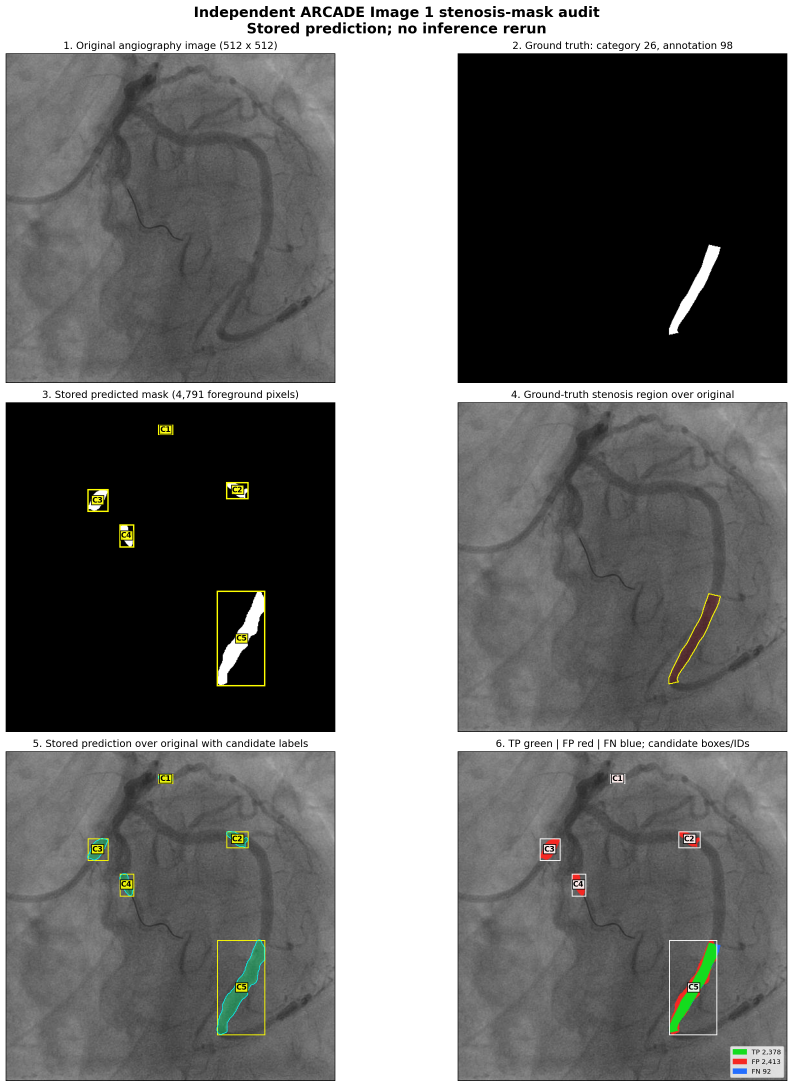
#> input picture artery-preprocessing-project/reports/independent_stenosis_audit_image1_20261125/arcade_image_1_independent_comparison.png, 2379 x 3260 px (shown at 1/3 size)
$ python -i pipeline.py   (imports and definitions only)
#> lines starting #> are read from the running program, lines starting #| are printed output that depends on the picture
from __future__ import annotations

import json
import math
from dataclasses import dataclass, field
from pathlib import Path

import cv2
import numpy as np
from PIL import Image, UnidentifiedImageError

from app.preprocessing.exceptions import (
    ImageValidationError,
    PreprocessingParameterError,
    UnsupportedImageError,
)
from app.utils.files import SUPPORTED_EXTENSIONS

try:
    import pydicom
    from pydicom.errors import InvalidDicomError
except ImportError:  # pragma: no cover
    pydicom = None
    InvalidDicomError = Exception


RASTER_EXTENSIONS = {".png", ".jpg", ".jpeg"}
DICOM_EXTENSIONS = {".dcm", ".dicom"}


@dataclass
class LoadedImage:
    array: np.ndarray
    format: str
    width: int
    height: int
    metadata: dict = field(default_factory=dict)
    is_dicom: bool = False


# [185 lines left out: functions validate_image, _apply_photometric, _dicom_pixel_spacing_metadata, _load_dicom, _load_raster, load_image and 2 more, not called in this run]


def _to_gray_u8(array: np.ndarray) -> np.ndarray:
    if array.ndim == 3:
        if array.shape[2] == 4:
            array = cv2.cvtColor(array.astype(np.uint8), cv2.COLOR_RGBA2GRAY)
        elif array.shape[2] == 3:
            array = cv2.cvtColor(_display_u8(array), cv2.COLOR_RGB2GRAY)
#> in _display_u8, `min_v, max_v = float(np.min(working)), float(np.max(working))`: min_v = 0; max_v = 255
        else:
            array = array[:, :, 0]
    working = array.astype(np.float32)
#> working: shape (3260, 2379) float32
    min_v, max_v = float(np.min(working)), float(np.max(working))
#> min_v = 0; max_v = 255
    if max_v - min_v < 1e-8:
        return np.zeros(working.shape, dtype=np.uint8)
    scaled = (working - min_v) / (max_v - min_v)
#> scaled: shape (3260, 2379) float32
    return (scaled * 255.0).clip(0, 255).astype(np.uint8)


def _display_u8(array: np.ndarray) -> np.ndarray:
    working = array.astype(np.float32)
    min_v, max_v = float(np.min(working)), float(np.max(working))
    if max_v - min_v < 1e-8:
        scaled = np.zeros_like(working)
    else:
        scaled = (working - min_v) / (max_v - min_v)
    u8 = (scaled * 255.0).clip(0, 255).astype(np.uint8)
    if u8.ndim == 2:
        return u8
    if u8.shape[2] == 4:
        return cv2.cvtColor(u8, cv2.COLOR_RGBA2RGB)
    return u8


# [12 lines left out: function reduce_noise, not called in this run]


def enhance_contrast(array: np.ndarray, method: str = "clahe", clip_limit: float = 2.0, tile_size: int = 8) -> np.ndarray:
    if method in {"none", None}:
        return array
    if method != "clahe":
        raise PreprocessingParameterError("Unknown contrast-enhancement method.")
    gray = _to_gray_u8(array)
    clahe = cv2.createCLAHE(clipLimit=float(clip_limit), tileGridSize=(tile_size, tile_size))
    enhanced = clahe.apply(gray)
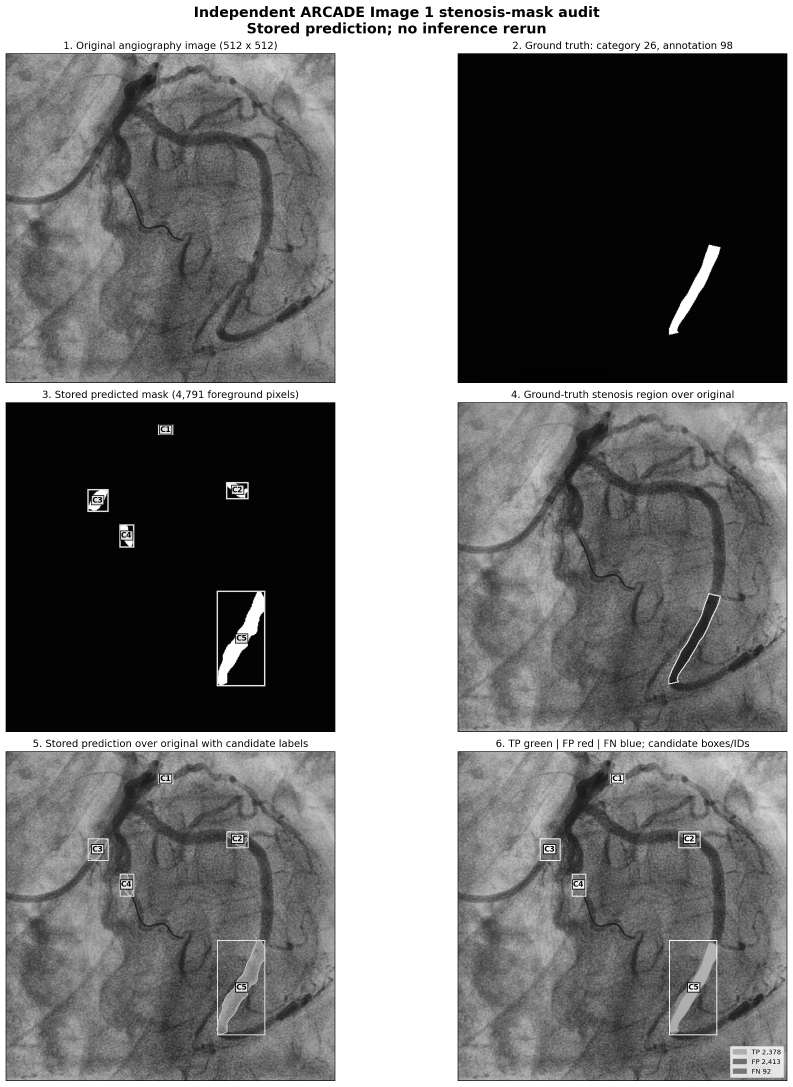
#> enhanced: shape (3260, 2379) (shown at 1/3 size); min 1, max 255, mean 118.8
    return enhanced.astype(np.float32) / 255.0


# [102 lines left out: functions save_processed_image, preprocess_image, not called in this run]

>>> import cv2
>>> picture = cv2.cvtColor(cv2.imread('../../../reports/independent_stenosis_audit_image1_20261125/arcade_image_1_independent_comparison.png'), cv2.COLOR_BGR2RGB)
>>> result = enhance_contrast(picture)
